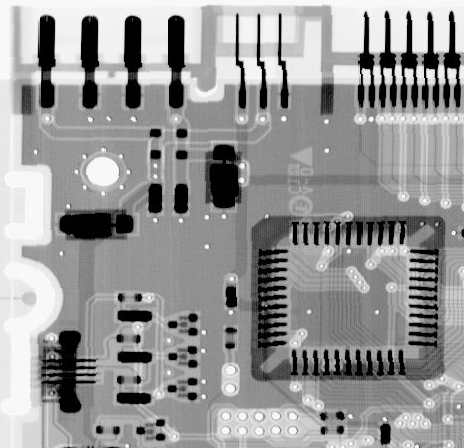
%> input picture 01-topics/mean-filter-image-smoothing/images/Fig0507(a)(ckt-board-orig).tif, 464 x 448 px
$ octave mean_filter_lab.m   (GNU Octave 9; MATLAB toolbox functions it lacks are replaced by stand-ins)
%> lines starting %> are read from the running program, lines starting %| are printed output that depends on the picture
clear; clc; close all;

topicDir = fileparts(mfilename('fullpath'));
imageDir = fullfile(topicDir, 'images');
outDir = fullfile(topicDir, 'output', 'matlab-figures');
if ~exist(outDir, 'dir')
    mkdir(outDir);
end

Iorig = im2double(imread(fullfile(imageDir, 'Fig0507(a)(ckt-board-orig).tif')));
%> Iorig: size 448x464 double; min 0, max 1, mean 0.591
Inoise = im2double(imread(fullfile(imageDir, 'Fig0507(b)(ckt-board-gauss-var-400).tif')));
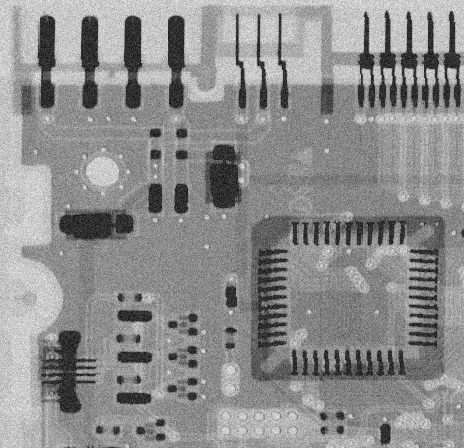
%> input picture 01-topics/mean-filter-image-smoothing/images/Fig0507(b)(ckt-board-gauss-var-400).tif, 464 x 448 px
%> Inoise: size 448x464 double; min 0, max 1, mean 0.555
Ipepper = im2double(imread(fullfile(imageDir, 'Fig0508(a)(circuit-board-pepper-prob-pt1).tif')));
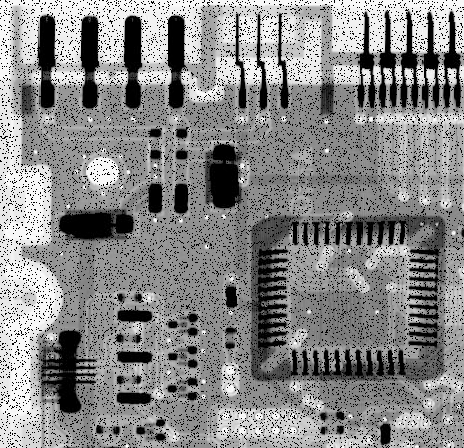
%> input picture 01-topics/mean-filter-image-smoothing/images/Fig0508(a)(circuit-board-pepper-prob-pt1).tif, 464 x 448 px
%> Ipepper: size 448x464 double; min 0, max 1, mean 0.532
Isalt = im2double(imread(fullfile(imageDir, 'Fig0508(b)(circuit-board-salt-prob-pt1).tif')));
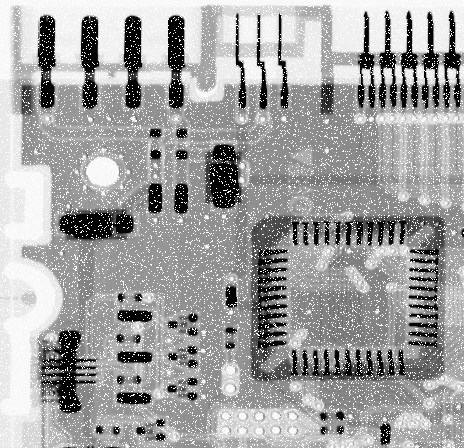
%> input picture 01-topics/mean-filter-image-smoothing/images/Fig0508(b)(circuit-board-salt-prob-pt1).tif, 464 x 448 px
%> Isalt: size 448x464 double; min 0, max 1, mean 0.632
Imixed = im2double(imread(fullfile(imageDir, 'Fig0512(b)(ckt-uniform-plus-saltpepr-prob-pt1).tif')));
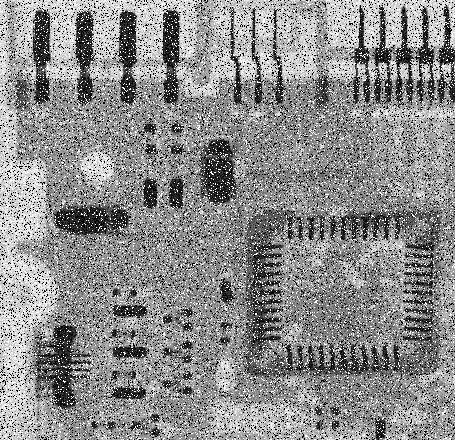
%> input picture 01-topics/mean-filter-image-smoothing/images/Fig0512(b)(ckt-uniform-plus-saltpepr-prob-pt1).tif, 455 x 440 px
%> Imixed: size 440x455 double; min 0, max 1, mean 0.549

%% Task 1: Gaussian kernel coefficients and parameter comparison
sameSigma = 1.0;
kernelSizes = [3, 5, 7];
sigmaList = [0.6, 1.0, 1.6];

figure('Color', 'w', 'Position', [100 100 1200 350]);
tiledlayout(1, 3, 'Padding', 'compact', 'TileSpacing', 'compact');
for i = 1:numel(kernelSizes)
    h = fspecial('gaussian', kernelSizes(i), sameSigma);
    nexttile;
    surf(h);
    title(sprintf('%dx%d, sigma=%.1f', kernelSizes(i), kernelSizes(i), sameSigma));
end
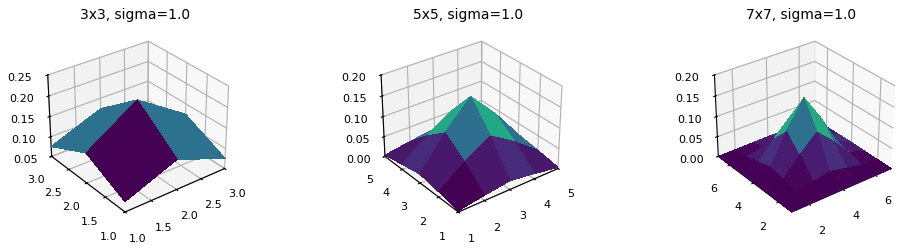
%> figure redrawn from the program's plot data, 3 panels
exportgraphics(gcf, fullfile(outDir, 'task1_kernel_surface.png'));

figure('Color', 'w', 'Position', [100 100 1250 360]);
tiledlayout(1, 4, 'Padding', 'compact', 'TileSpacing', 'compact');
nexttile; imshow(Inoise, []); title('Noisy Fig0507(b)');
for i = 1:numel(kernelSizes)
    h = fspecial('gaussian', kernelSizes(i), sameSigma);
    J = imfilter(Inoise, h, 'replicate');
    nexttile; imshow(J, []); title(sprintf('%dx%d, sigma=%.1f', kernelSizes(i), kernelSizes(i), sameSigma));
end
exportgraphics(gcf, fullfile(outDir, 'task1_size_compare.png'));

figure('Color', 'w', 'Position', [100 100 1250 360]);
tiledlayout(1, 4, 'Padding', 'compact', 'TileSpacing', 'compact');
nexttile; imshow(Inoise, []); title('Noisy Fig0507(b)');
for i = 1:numel(sigmaList)
    h = fspecial('gaussian', [5 5], sigmaList(i));
    J = imfilter(Inoise, h, 'replicate');
    nexttile; imshow(J, []); title(sprintf('5x5, sigma=%.1f', sigmaList(i)));
end
exportgraphics(gcf, fullfile(outDir, 'task1_sigma_compare.png'));

%% Task 2: Bilateral versus Gaussian
Jg = imfilter(Inoise, fspecial('gaussian', [5 5], 1.0), 'replicate');
Jb = imbilatfilt(Inoise);

figure('Color', 'w', 'Position', [100 100 1200 360]);
tiledlayout(1, 4, 'Padding', 'compact', 'TileSpacing', 'compact');
nexttile; imshow(Iorig, []); title('Clean Fig0507(a)');
nexttile; imshow(Inoise, []); title('Noisy Fig0507(b)');
nexttile; imshow(Jg, []); title('Gaussian 5x5');
nexttile; imshow(Jb, []); title('Bilateral');
exportgraphics(gcf, fullfile(outDir, 'task2_bilateral_vs_gaussian.png'));

%% Task 3: Gaussian noise denoising with three mean filters
noiseVars = [0.001, 0.005, 0.01];
compareSize = 5;
for i = 1:numel(noiseVars)
    Jn = imnoise(Iorig, 'gaussian', 0, noiseVars(i));
    J1 = imfilter(Jn, ones(compareSize) / (compareSize^2), 'replicate');
    J2 = imfilter(Jn, weighted_kernel(compareSize), 'replicate');
    J3 = imfilter(Jn, fspecial('gaussian', [compareSize compareSize], 1.0), 'replicate');

    figure('Color', 'w', 'Position', [100 100 1450 360]);
    tiledlayout(1, 5, 'Padding', 'compact', 'TileSpacing', 'compact');
    nexttile; imshow(Iorig, []); title('Clean Fig0507(a)');
    nexttile; imshow(Jn, []); title(sprintf('Noisy var=%.3f', noiseVars(i)));
    nexttile; imshow(J1, []); title('Arithmetic mean');
    nexttile; imshow(J2, []); title('Weighted mean');
    nexttile; imshow(J3, []); title('Gaussian mean');
    exportgraphics(gcf, fullfile(outDir, sprintf('task3_var_%0.3f.png', noiseVars(i))));
end

%% Task 4: Arithmetic versus geometric mean
Ja = imfilter(Inoise, ones(5) / 25, 'replicate');
Jgeo = geometric_mean_filter(Inoise, 5);

figure('Color', 'w', 'Position', [100 100 1200 360]);
tiledlayout(1, 4, 'Padding', 'compact', 'TileSpacing', 'compact');
nexttile; imshow(Iorig, []); title('Clean Fig0507(a)');
nexttile; imshow(Inoise, []); title('Noisy Fig0507(b)');
nexttile; imshow(Ja, []); title('Arithmetic mean 5x5');
nexttile; imshow(Jgeo, []); title('Geometric mean 5x5');
exportgraphics(gcf, fullfile(outDir, 'task4_arithmetic_vs_geometric.png'));

%% Task 5: Contra-harmonic mean filtering
qPepper = [0.5, 1.5, 3.0];
qSalt = [-0.5, -1.5, -3.0];

figure('Color', 'w', 'Position', [100 100 1450 360]);
tiledlayout(1, 5, 'Padding', 'compact', 'TileSpacing', 'compact');
nexttile; imshow(Iorig, []); title('Reference Fig0507(a)');
nexttile; imshow(Ipepper, []); title('Pepper noise');
for i = 1:numel(qPepper)
    nexttile; imshow(contra_harmonic_filter(Ipepper, 3, qPepper(i)), []); title(sprintf('Q=%.1f', qPepper(i)));
end
exportgraphics(gcf, fullfile(outDir, 'task5_pepper_compare.png'));

figure('Color', 'w', 'Position', [100 100 1450 360]);
tiledlayout(1, 5, 'Padding', 'compact', 'TileSpacing', 'compact');
nexttile; imshow(Iorig, []); title('Reference Fig0507(a)');
nexttile; imshow(Isalt, []); title('Salt noise');
for i = 1:numel(qSalt)
    nexttile; imshow(contra_harmonic_filter(Isalt, 3, qSalt(i)), []); title(sprintf('Q=%.1f', qSalt(i)));
end
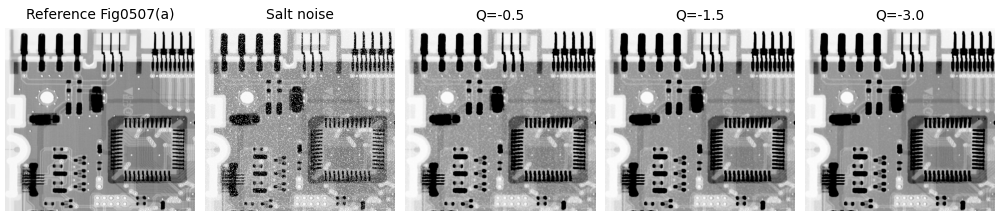
%> figure redrawn from the program's plot data, 5 panels
exportgraphics(gcf, fullfile(outDir, 'task5_salt_compare.png'));

%% Task 6: Mixed noise comparison
Jarith = imfilter(Imixed, ones(3) / 9, 'replicate');
Jgeom = geometric_mean_filter(Imixed, 3);
Jharm = harmonic_mean_filter(Imixed, 3);
Jcontra = contra_harmonic_filter(Imixed, 3, 1.5);

figure('Color', 'w', 'Position', [100 100 1450 360]);
tiledlayout(1, 5, 'Padding', 'compact', 'TileSpacing', 'compact');
nexttile; imshow(Imixed, []); title('Noisy Fig0512(b)');
nexttile; imshow(Jarith, []); title('Arithmetic mean 3x3');
nexttile; imshow(Jgeom, []); title('Geometric mean 3x3');
nexttile; imshow(Jharm, []); title('Harmonic mean 3x3');
nexttile; imshow(Jcontra, []); title('Contra-harmonic Q=1.5');
exportgraphics(gcf, fullfile(outDir, 'task6_mixed_compare.png'));

disp('MATLAB figures exported successfully.');

function h = weighted_kernel(n)
    row = pascal_row(n);
    h = row' * row;
    h = h / sum(h(:));
end

function row = pascal_row(n)
    row = 1;
    for k = 2:n
        row = conv(row, [1 1]);
    end
end

function J = geometric_mean_filter(I, n)
    epsVal = 1e-6;
    J = exp(imfilter(log(I + epsVal), ones(n) / (n^2), 'replicate'));
end

function J = harmonic_mean_filter(I, n)
%> called with n = 3
    epsVal = 1e-6;
    J = (n^2) ./ imfilter(1 ./ (I + epsVal), ones(n), 'replicate');
%> call 7 of contra_harmonic_filter, with n = 3, Q = 1.5
%> in contra_harmonic_filter (call 7), `J = numerator ./ (denominator + epsVal);`:
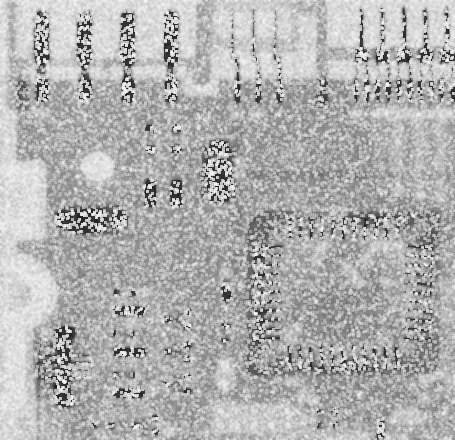
%> J: size 440x455 double; min 0.0833, max 1, mean 0.695
end

function J = contra_harmonic_filter(I, n, Q)
    epsVal = 1e-6;
    numerator = imfilter((I + epsVal) .^ (Q + 1), ones(n), 'replicate');
    denominator = imfilter((I + epsVal) .^ Q, ones(n), 'replicate');
    J = numerator ./ (denominator + epsVal);
end
